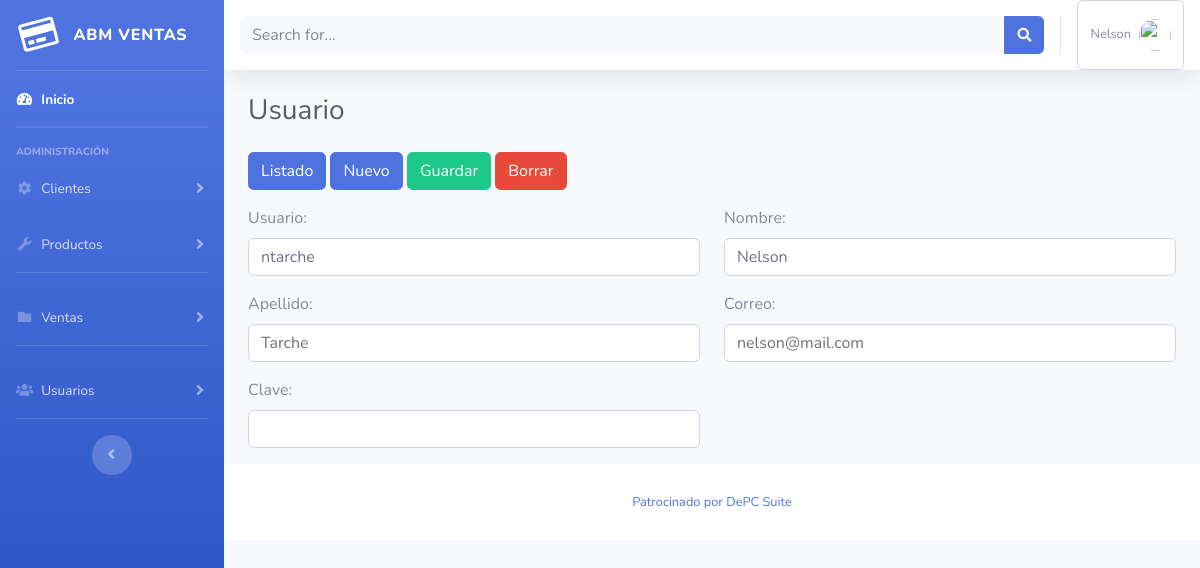
The app's page /usuario-formulario.php?id=197 (signed in) with its own data.
### tables this page shows
CREATE TABLE `usuarios`  (
  `idusuario` int(11) NOT NULL AUTO_INCREMENT,
  `usuario` varchar(50) NOT NULL,
  `clave` varchar(255) NOT NULL,
  `nombre` varchar(50) NOT NULL,
  `apellido` varchar(50) NULL DEFAULT NULL,
  `correo` varchar(50) NOT NULL,
  PRIMARY KEY (`idusuario`) USING BTREE,
  UNIQUE INDEX `usuario`(`usuario`) USING BTREE,
  UNIQUE INDEX `correo`(`correo`) USING BTREE
);

### entidades/usuario.php (called while the page is built, shortened)
<?php
class Usuario {
    private $idusuario;
    public function __get($atributo) {
        return $this->$atributo;
    }
    public function cargarFormulario($request){
        $this->idusuario = isset($request["id"])? $request["id"] : "";
    }
    public function obtenerPorId(){
        $mysqli = new mysqli(Config::BBDD_HOST, Config::BBDD_USUARIO, Config::BBDD_CLAVE, Config::BBDD_NOMBRE, Config::BBDD_PORT);
        $sql = "SELECT idusuario,
                        usuario,
                        clave,
                        nombre,
                        apellido,
                        correo
                FROM usuarios
                WHERE idusuario = " . $this->idusuario;
        if (!$resultado = $mysqli->query($sql)) {
            printf("Error en query: %s\n", $mysqli->error . " " . $sql);
        }
        if($fila = $resultado->fetch_assoc()){
            $this->idusuario = $fila["idusuario"];
            $this->usuario = $fila["usuario"];
            $this->nombre = $fila["nombre"];
            $this->apellido = $fila["apellido"];
            $this->correo = $fila["correo"];
        }
    }
}

### usuario-formulario.php (the view, shortened to what this page needs)
<?php
include_once "entidades/usuario.php";
$usuario = new Usuario();
$usuario->cargarFormulario($_REQUEST);
if (isset($_GET["id"]) && $_GET["id"] > 0) {
    $usuario->obtenerPorId();
}
include_once "header.php";
?>
<div class="container-fluid">
    <h1 class="h3 mb-4 text-gray-800">Usuario</h1>
    <div class="row">
        <div class="col-12 mb-3">
            <a href="usuario-listado.php" class="btn btn-primary me-2">Listado</a>
            <a href="usuario-formulario.php" class="btn btn-primary me-2">Nuevo</a>
            <button type="submit" class="btn btn-success me-2" id="btnGuardar" name="btnGuardar">Guardar</button>
            <button type="submit" class="btn btn-danger" id="btnBorrar" name="btnBorrar">Borrar</button>
        </div>
    </div>
    <div class="row">
        <div class="col-6 form-group">
            <label for="txtNombre">Usuario:</label>
            <input type="text" required class="form-control" name="txtUsuario" id="txtUsuario" value="<?php echo $usuario->usuario ?>">
        </div>
        <div class="col-6 form-group">
            <label for="txtCuit">Nombre:</label>
            <input type="text" required class="form-control" name="txtNombre" id="txtNombre" value="<?php echo $usuario->nombre ?>">
        </div>
        <div class="col-6 form-group">
            <label for="txtCuit">Apellido:</label>
            <input type="text" required class="form-control" name="txtApellido" id="txtApellido" value="<?php echo $usuario->apellido ?>">
        </div>
        <div class="col-6 form-group">
            <label for="txtCorreo">Correo:</label>
            <input type="email" class="form-control" name="txtCorreo" id="txtCorreo" required value="<?php echo $usuario->correo ?>">
        </div>
        <div class="col-6 form-group">
            <label for="txtCorreo">Clave:</label>
            <input type="password" class="form-control" name="txtClave" id="txtClave" value="">
        </div>
    </div>
</div>
<?php include_once "footer.php"; ?>

### records on screen
usuarios: txtUsuario "ntarche", txtNombre "Nelson", txtApellido "Tarche", txtCorreo "nelson@mail.com"

### other values on screen
$_SESSION['nombre'] "Nelson"
